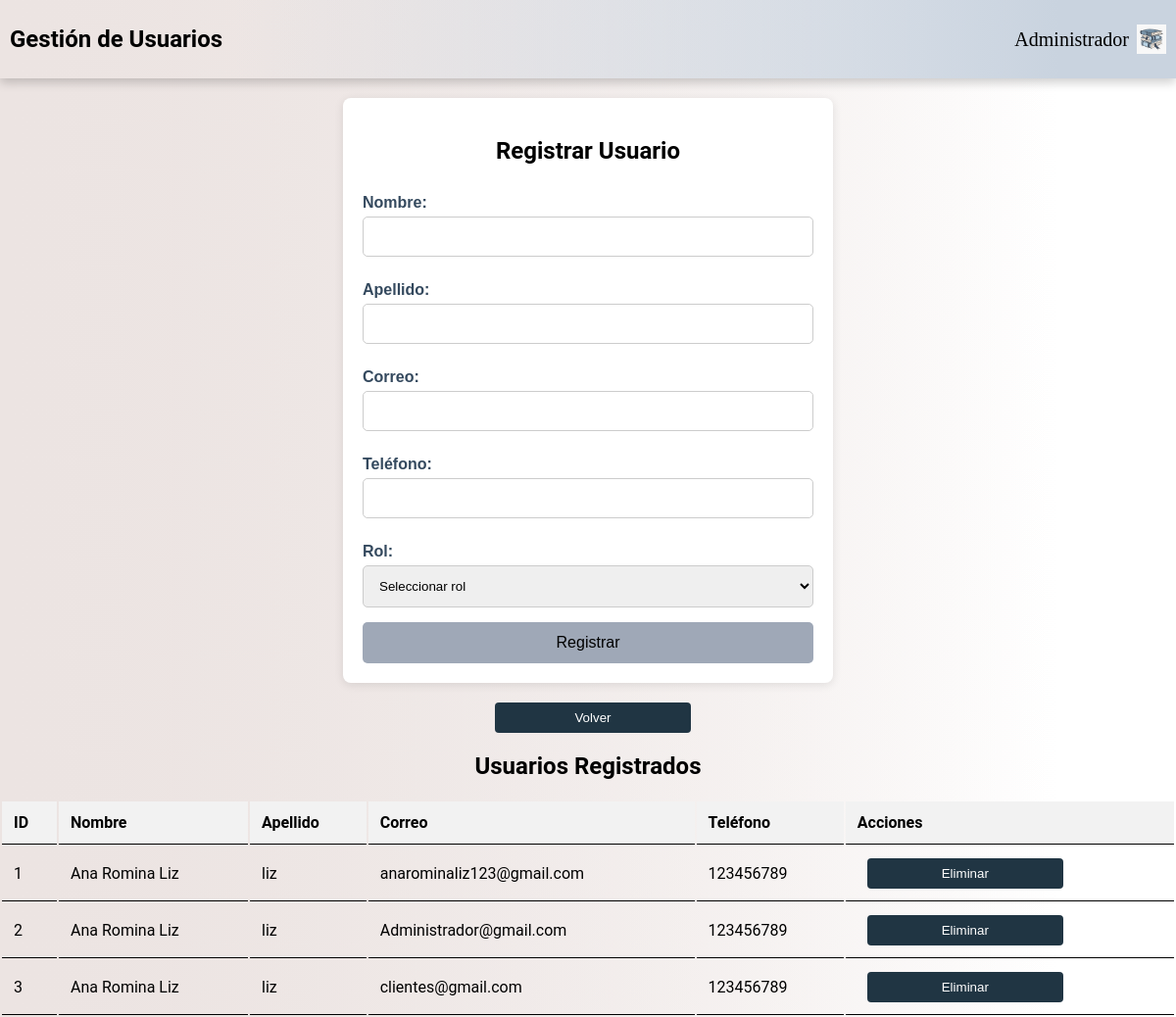
/registros_admin.php, run on the app's committed database.
### tables this page shows
CREATE TABLE usuarios (
    id_usuario INT PRIMARY KEY AUTO_INCREMENT,
    nombre VARCHAR(26) NOT NULL,
    apellido varchar (20),
    email VARCHAR(50),
    contra varchar (65),
    telefono VARCHAR(20),
    id_roles INT,
    foreign key (id_roles) references roles(id_roles)
    on update cascade on delete set null
);

### registros_admin.php (the view, shortened to what this page needs)
<?php
$host = 'localhost';
$usuario = 'root';
$contraseña = '';
$nombre_bd = 'biblioteca';
$conn = new mysqli($host, $usuario, $contraseña, $nombre_bd);
$result = $conn->query("SELECT id_usuario, nombre, apellido, email, telefono FROM usuarios");
$usuarios = [];
while ($row = $result->fetch_assoc()) {
    $usuarios[] = $row;
}
?>
<!DOCTYPE html>
<html lang="es">
<head>
    <link rel="stylesheet" href="css/registros_admin.css">
</head>
<body>
    <div class="container">
        <header>
            <h1>Gestión de Usuarios</h1>
            <div class="user-notification">
                <span>Administrador</span>
                <img src="imagenes/logoazul.jpg" alt="Usuario" class="icon" width="30" height="30">
            </div>
        </header>
        <center>
            <div class="form-container">
                <form id="form-registro" action="registro.php" method="post">
                    <h2>Registrar Usuario</h2>
                    <label for="nombre">Nombre:</label>
                    <input type="text" id="nombre" name="nombre" required>
                    <label for="apellido">Apellido:</label>
                    <input type="text" id="apellido" name="apellido" required>
                    <label for="email">Correo:</label>
                    <input type="email" id="email" name="email" required>
                    <label for="telefono">Teléfono:</label>
                    <input type="text" id="telefono" name="telefono" required>
                    <label for="id_roles">Rol:</label>
                    <select id="id_roles" name="id_roles" required>
                        <option value="">Seleccionar rol</option>
                    </select>
                    <input type="submit" value="Registrar">
                </form>
                <button type="button" onclick="window.location.href='administrador.php'">Volver</button>
                <h2>Usuarios Registrados</h2>
                <table>
                    <thead>
                        <tr>
                            <th>ID</th>
                            <th>Nombre</th>
                            <th>Apellido</th>
                            <th>Correo</th>
                            <th>Teléfono</th>
                            <th>Acciones</th>
                        </tr>
                    </thead>
                    <tbody>
                        <?php foreach ($usuarios as $usuario): ?>
                        <tr id="usuario-<?php echo $usuario['id_usuario']; ?>">
                            <td><?php echo $usuario['id_usuario']; ?></td>
                            <td><?php echo $usuario['nombre']; ?></td>
                            <td><?php echo $usuario['apellido']; ?></td>
                            <td><?php echo $usuario['email']; ?></td>
                            <td><?php echo $usuario['telefono']; ?></td>
                            <td>
                                <button onclick="eliminarUsuario(<?php echo $usuario['id_usuario']; ?>)">Eliminar</button>
                            </td>
                        </tr>
                        <?php endforeach; ?>
                    </tbody>
                </table>
            </div>
        </center>
    </div>
</body>
</html>

### css/registros_admin.css (style rules this page uses)
* { box-sizing: border-box; }
body, html { margin: 0; height: 100%; background: linear-gradient(to left, transparent 10%, #ECE4E2 100%); }
.container { display: flex; flex-direction: column; height: 100%; }
header { width: 100%; justify-content: space-between; align-items: center; padding: 10px; display: flex; background: linear-gradient(to right, transparent 20%, #C9D3DF 90%); color: #000; box-shadow: 0 4px 10px rgba(0, 0, 0, 0.2); font-size: 20px; }
.user-notification { display: flex; align-items: center; }
.user-notification span { margin-right: 8px; }
h1 { color: #000; font-size: 24px; font-family: 'Roboto', sans-serif; }
h2 { font-family: 'Roboto', sans-serif; }
form { justify-content: center; margin: 20px; display: flex; flex-direction: column; width: 500px; padding: 20px; box-shadow: 0 2px 10px rgba(0, 0, 0, 0.1); background-color: white; border-radius: 8px; }
label { display: block; margin: 10px 0 5px; font-weight: bold; color: #34495e; text-align: left; font-family: 'Arial', sans-serif; }
input[type="text"], input[type="email"], input[type="password"], select { width: 100%; padding: 12px; margin-bottom: 15px; border: 1px solid #ccc; border-radius: 5px; transition: border-color 0.3s; }
input[type="submit"] { width: 100%; padding: 12px; background-color: #9fa8b7; color: #000; border: none; border-radius: 5px; font-size: 16px; cursor: pointer; transition: background-color 0.3s; }
button { margin-left: 10px; padding: 8px 12px; background-color: #203543; color: white; border: none; border-radius: 4px; cursor: pointer; width: 200px; transition: background-color 0.3s; }
table { width: 100%; margin-top: 20px; border-color: #000; }
th, td { padding: 12px; text-align: left; border-bottom: 1px solid #ddd; font-family: 'Roboto', sans-serif; border-color: #000; }
th { background-color: #f2f2f2; font-weight: bold; border-color: #000; }

### data on the page
usuarios: id_usuario "1", nombre "Ana Romina Liz", apellido "liz", email "anarominaliz123@gmail.com", telefono "123456789"
usuarios: id_usuario "2", nombre "Ana Romina Liz", apellido "liz", email "Administrador@gmail.com", telefono "123456789"
usuarios: id_usuario "3", nombre "Ana Romina Liz", apellido "liz", email "clientes@gmail.com", telefono "123456789"
